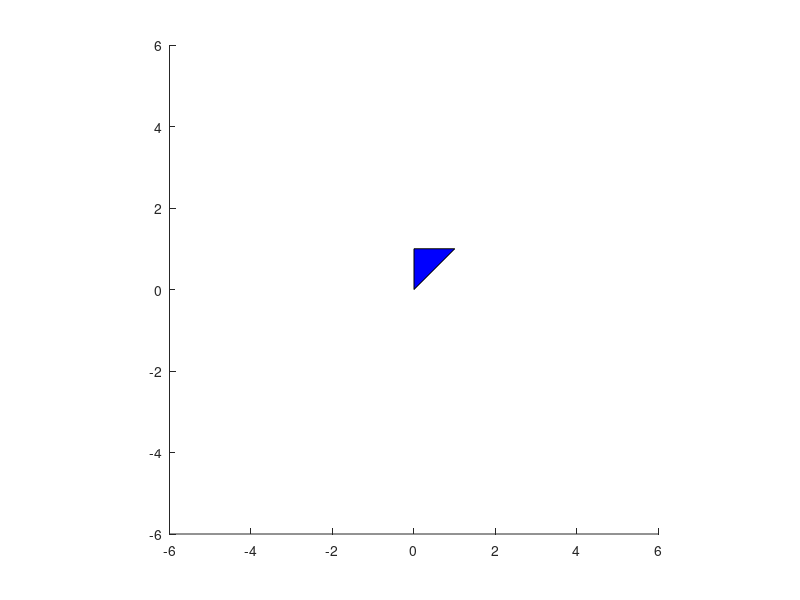

This figure's MATLAB source: (Note: this script raises an error after producing the figure.)
pv1 = [4  4 -1 -1  2  2  1  1  0  0  3  3; ...
       1  3  3 -1 -1  1  1  0  0  2  2  1; ...
       0  0  0  0  0  0  0  0  0  0  0  0; ...
       1  1  1  1  1  1  1  1  1  1  1  1]; % vertice cordinates are cols
% x y z w z. z always 0, so 2D.
axis equal
xlim([-6 6])
ylim([-6 6])
p1 = patch('FaceColor','blue');
p1.XData = pv1(1,:) ./ pv1(4,:);
p1.YData = pv1(2,:) ./ pv1(4,:);
p1.ZData = pv1(3,:) ./ pv1(4,:);